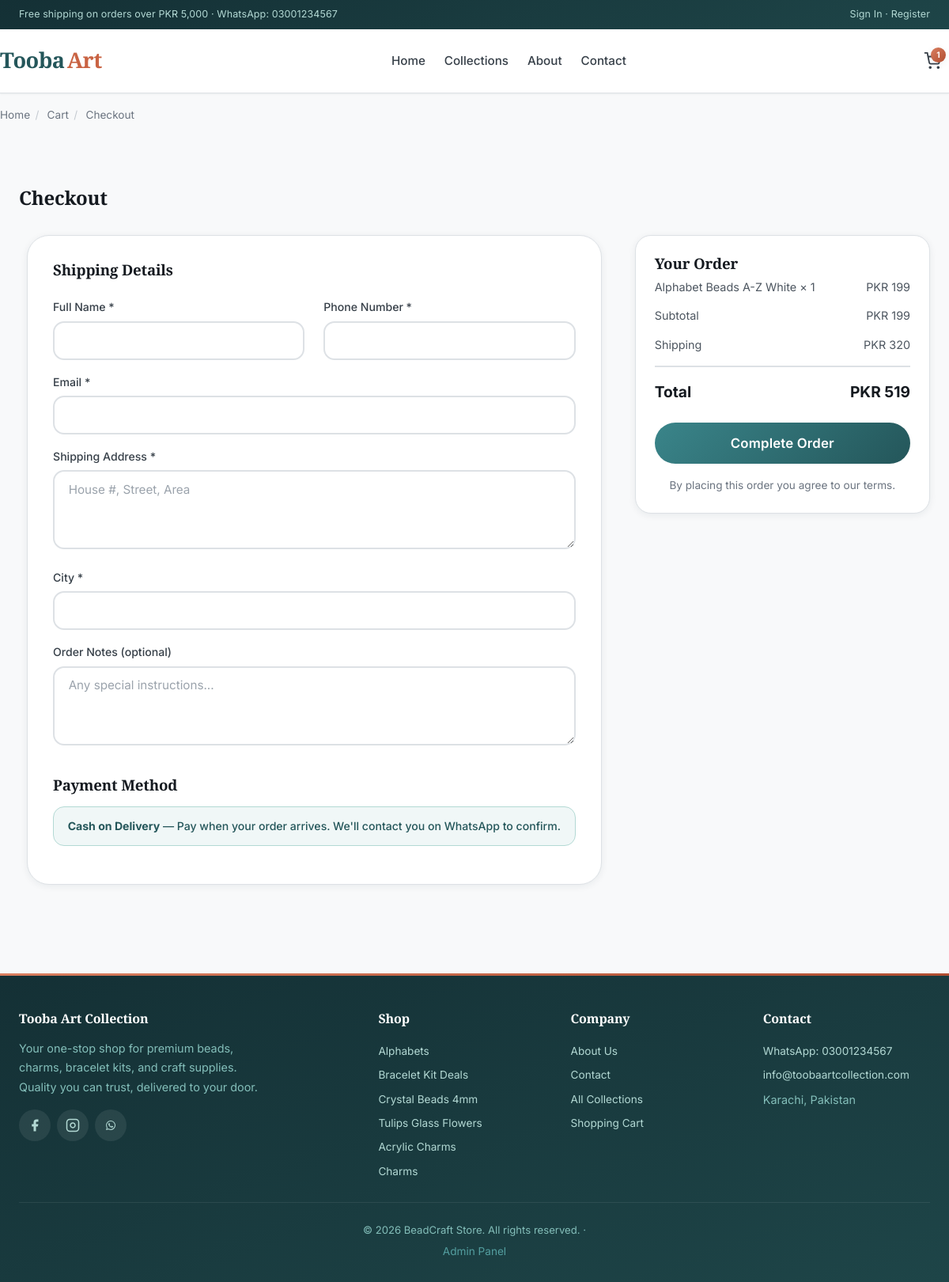
Screenshot of /checkout.php?buy_now=1 with the database file from the repository.
### tables this page shows
CREATE TABLE IF NOT EXISTS products (
  id          INT AUTO_INCREMENT PRIMARY KEY,
  category_id INT NOT NULL,
  name        VARCHAR(200) NOT NULL,
  slug        VARCHAR(200) NOT NULL UNIQUE,
  description TEXT,
  price       DECIMAL(10,2) NOT NULL,
  sale_price  DECIMAL(10,2) NULL,
  stock       INT DEFAULT 0,
  image       VARCHAR(255),
  gallery     TEXT,             
  is_featured TINYINT(1) DEFAULT 0,
  is_active   TINYINT(1) DEFAULT 1,
  created_at  TIMESTAMP DEFAULT CURRENT_TIMESTAMP,
  FOREIGN KEY (category_id) REFERENCES categories(id) ON DELETE RESTRICT
);

CREATE TABLE IF NOT EXISTS categories (
  id          INT AUTO_INCREMENT PRIMARY KEY,
  parent_id   INT NULL,
  name        VARCHAR(150) NOT NULL,
  slug        VARCHAR(150) NOT NULL UNIQUE,
  description TEXT,
  image       VARCHAR(255),
  sort_order  INT DEFAULT 0,
  is_featured TINYINT(1) DEFAULT 0,
  created_at  TIMESTAMP DEFAULT CURRENT_TIMESTAMP,
  FOREIGN KEY (parent_id) REFERENCES categories(id) ON DELETE SET NULL
);

### config/functions.php (called while the page is built, shortened)
<?php
require_once __DIR__ . '/database.php';
function e($value) {
    return htmlspecialchars($value ?? '', ENT_QUOTES, 'UTF-8');
}
function setting($key, $default = '') {
    static $cache = null;
    if ($cache === null) {
        $cache = [];
        $rows = db()->query('SELECT skey, sval FROM settings')->fetchAll();
        foreach ($rows as $row) $cache[$row['skey']] = $row['sval'];
    }
    return $cache[$key] ?? $default;
}
function money($amount) {
    return CURRENCY . ' ' . number_format((float)$amount, 0);
}
function get_categories() {
    return db()->query('SELECT * FROM categories ORDER BY sort_order, name')->fetchAll();
}
function get_cart() {
    return $_SESSION['cart'] ?? [];
}
function cart_count() {
    $cart = get_cart();
    $count = 0;
    foreach ($cart as $item) $count += $item['quantity'];
    return $count;
}
function cart_subtotal() {
    $cart = get_cart();
    $total = 0;
    foreach ($cart as $item) $total += $item['price'] * $item['quantity'];
    return $total;
}
function add_to_cart($product_id, $quantity = 1) {
    $stmt = db()->prepare('SELECT * FROM products WHERE id = ?');
    $stmt->execute([$product_id]);
    return true;
}
function is_logged_in() {
    return isset($_SESSION['customer_id']);
}
function current_customer() {
    if (!is_logged_in()) return null;
    $stmt = db()->prepare('SELECT * FROM customers WHERE id = ?');
    $stmt->execute([$_SESSION['customer_id']]);
    return $stmt->fetch();
}

### config/database.php (called while the page is built, shortened)
<?php
function db() {
    static $pdo = null;
    if ($pdo === null) {
        $dsn = 'mysql:host=' . DB_HOST . ';dbname=' . DB_NAME . ';charset=' . DB_CHARSET;
        try {
            $pdo = new PDO($dsn, DB_USER, DB_PASS, [
                PDO::ATTR_ERRMODE            => PDO::ERRMODE_EXCEPTION,
                PDO::ATTR_DEFAULT_FETCH_MODE => PDO::FETCH_ASSOC,
                PDO::ATTR_EMULATE_PREPARES   => false,
            ]);
        } catch (PDOException $e) {
            die('Database connection failed: ' . $e->getMessage());
        }
    }
    return $pdo;
}

### checkout.php (the view, shortened to what this page needs)
<?php
require_once __DIR__ . '/config/functions.php';
if (isset($_GET['buy_now']) && !empty($_GET['buy_now'])) {
    add_to_cart((int)$_GET['buy_now'], 1);
}
$customer = current_customer();
$subtotal = cart_subtotal();
$shipping = $subtotal >= 5000 ? 0 : (float)setting('shipping_fee', 320);
$total = $subtotal + $shipping;
include __DIR__ . '/includes/header.php';
?>
<div class="breadcrumb container">
    <a href="index.php">Home</a><span class="sep">/</span>
    <a href="cart.php">Cart</a><span class="sep">/</span>
    <span>Checkout</span>
</div>
<section class="section">
    <div class="container">
        <h1 class="mb-4">Checkout</h1>
        <form method="post" action="order-place.php" class="grid checkout-layout" style="gap:2rem;align-items:start">
            <div class="form-card" style="max-width:none;box-shadow:var(--shadow-sm)">
                <h3 class="mb-3">Shipping Details</h3>
                <div class="grid grid-2">
                    <div class="form-group">
                        <label>Full Name *</label>
                        <input type="text" name="customer_name" class="form-control" required value="<?= e($customer['name'] ?? '') ?>">
                    </div>
                    <div class="form-group">
                        <label>Phone Number *</label>
                        <input type="tel" name="customer_phone" class="form-control" required value="<?= e($customer['phone'] ?? '') ?>">
                    </div>
                </div>
                <div class="form-group">
                    <label>Email *</label>
                    <input type="email" name="customer_email" class="form-control" required value="<?= e($customer['email'] ?? '') ?>">
                </div>
                <div class="form-group">
                    <label>Shipping Address *</label>
                    <textarea name="shipping_address" class="form-control" rows="3" required placeholder="House #, Street, Area"><?= e($customer['address'] ?? '') ?></textarea>
                </div>
                <div class="form-group">
                    <label>City *</label>
                    <input type="text" name="city" class="form-control" required value="<?= e($customer['city'] ?? '') ?>">
                </div>
                <div class="form-group">
                    <label>Order Notes (optional)</label>
                    <textarea name="notes" class="form-control" rows="2" placeholder="Any special instructions..."></textarea>
                </div>
                <h3 class="mb-2 mt-4">Payment Method</h3>
                <div class="alert alert-info">
                    <strong>Cash on Delivery</strong> — Pay when your order arrives. We'll contact you on WhatsApp to confirm.
                </div>
            </div>
            <div class="order-summary" style="position:sticky;top:100px">
                <h3>Your Order</h3>
                <?php foreach ($cart as $item): ?>
                    <div class="summary-row">
                        <span><?= e($item['name']) ?> × <?= $item['quantity'] ?></span>
                        <span><?= money($item['price'] * $item['quantity']) ?></span>
                    </div>
                <?php endforeach; ?>
                <div class="summary-row"><span>Subtotal</span><span><?= money($subtotal) ?></span></div>
                <div class="summary-row"><span>Shipping</span><span><?= $shipping == 0 ? 'Free' : money($shipping) ?></span></div>
                <div class="summary-row total"><span>Total</span><span><?= money($total) ?></span></div>
                <button type="submit" class="btn btn-primary btn-block btn-lg mt-2">Complete Order</button>
                <p class="text-muted text-center mt-2" style="font-size:0.85rem">By placing this order you agree to our terms.</p>
            </div>
        </form>
    </div>
</section>
<?php include __DIR__ . '/includes/footer.php'; ?>

### includes/footer.php (shortened to what this page needs)
<?php
$fb = setting('facebook');
$ig = setting('instagram');
$wa  = setting('whatsapp');
$email = setting('email');
$addr  = setting('address');
$cats = get_categories();
?>
</main>
<footer class="footer">
    <div class="container">
        <div class="footer-grid">
            <div>
                <h4>Tooba Art Collection</h4>
                <p style="color:var(--primary-300);font-size:0.9rem;line-height:1.7;margin-bottom:1rem;max-width:320px">
                    Your one-stop shop for premium beads, charms, bracelet kits, and craft supplies. Quality you can trust, delivered to your door.
                </p>
                <div class="social-links">
                    <a href="<?= e($fb) ?>" aria-label="Facebook"><svg width="18" height="18" viewBox="0 0 24 24" fill="currentColor"><path d="M18 2h-3a5 5 0 0 0-5 5v3H7v4h3v8h4v-8h3l1-4h-4V7a1 1 0 0 1 1-1h3z"/></svg></a>
                    <a href="<?= e($ig) ?>" aria-label="Instagram"><svg width="18" height="18" viewBox="0 0 24 24" fill="none" stroke="currentColor" stroke-width="2"><rect x="2" y="2" width="20" height="20" rx="5"/><path d="M16 11.37A4 4 0 1 1 12.63 8 4 4 0 0 1 16 11.37z"/><line x1="17.5" y1="6.5" x2="17.51" y2="6.5"/></svg></a>
                    <a href="https://wa.me/<?= e(preg_replace('/\D/', '', $wa)) ?>" aria-label="WhatsApp"></a>
                </div>
            </div>
            <div>
                <h4>Shop</h4>
                <?php foreach (array_slice($cats, 0, 6) as $cat): ?>
                    <a href="category.php?slug=<?= e($cat['slug']) ?>"><?= e($cat['name']) ?></a>
                <?php endforeach; ?>
            </div>
            <div>
                <h4>Company</h4>
                <a href="about.php">About Us</a>
                <a href="contact.php">Contact</a>
                <a href="collections.php">All Collections</a>
                <a href="cart.php">Shopping Cart</a>
            </div>
            <div>
                <h4>Contact</h4>
                <a href="tel:<?= e($wa) ?>">WhatsApp: <?= e($wa) ?></a>
                <a href="mailto:<?= e($email) ?>"><?= e($email) ?></a>
                <span style="color:var(--primary-300);font-size:0.9rem;display:block;padding:0.25rem 0"><?= e($addr) ?></span>
            </div>
        </div>
        <div class="footer-bottom">
            &copy; <?= date('Y') ?> <?= e(SITE_NAME) ?>. All rights reserved. · <a href="admin/login.php" style="color:var(--primary-400);font-size:0.85rem">Admin Panel</a>
        </div>
    </div>
</footer>
</body>
</html>

### rows the page displays
products: name "Alphabet Beads A-Z White", quantity "1", money($item['price']*$item['quantity']) "PKR 199"
categories: name "Alphabets"
categories: name "Bracelet Kit Deals"
categories: name "Crystal Beads 4mm"
categories: name "Tulips Glass Flowers"
categories: name "Acrylic Charms"
categories: name "Charms"

### other values shown
$whatsapp "03001234567"
$cartCount "1"
money($subtotal) "PKR 199"
money($shipping) "PKR 320"
money($total) "PKR 519"
$wa "03001234567"
$email "info@toobaartcollection.com"
$addr "Karachi, Pakistan"
SITE_NAME "BeadCraft Store"
